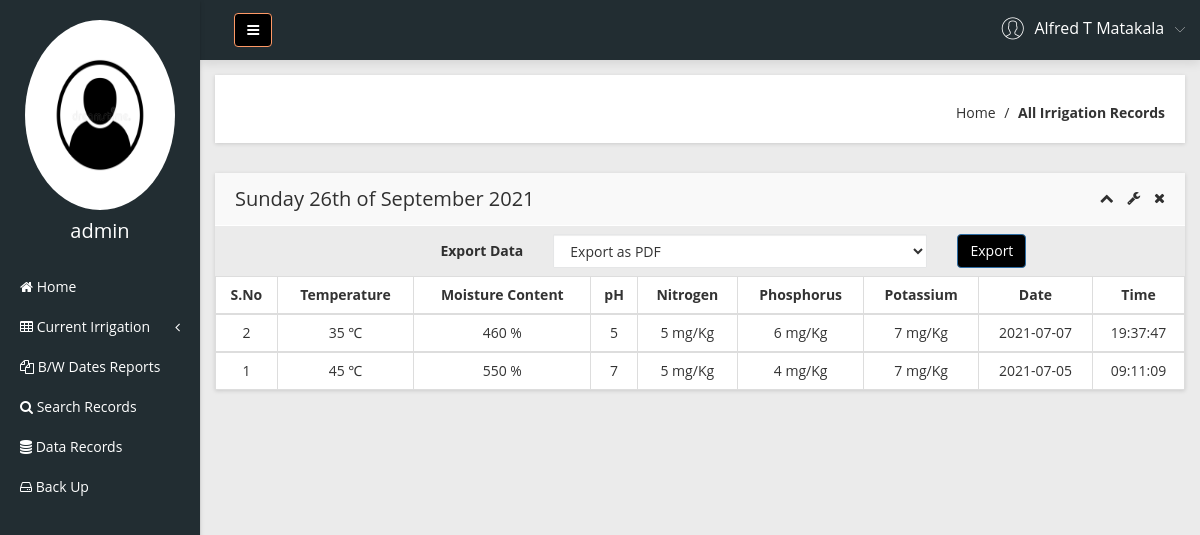
Page /records.php (signed in) on the committed database.
### tables this page shows
CREATE TABLE `farm_data` (
  `ID` int(11) NOT NULL,
  `Ph` int(10) unsigned NOT NULL,
  `Temperature` int(11) NOT NULL,
  `Moisture` int(10) unsigned NOT NULL,
  `Nitrogen` tinyint(3) unsigned NOT NULL,
  `Phosphorus` tinyint(3) unsigned NOT NULL,
  `Potassium` tinyint(3) unsigned NOT NULL,
  `Date` date NOT NULL,
  `Time` time NOT NULL,
  PRIMARY KEY (`ID`)
);

### records.php (the view, shortened to what this page needs)
<?php
include('includes/dbconnection.php');
if (strlen($_SESSION['smaid']==0)) {
  header('location:logout.php');
  } else{
  ?>
<!doctype html>
<html class="no-js" lang="en">
<head>
    <link rel="stylesheet" href="css/bootstrap.min.css">
    <link rel="stylesheet" href="css/font-awesome.min.css">
    <link rel="stylesheet" href="css/adminpro-custon-icon.css">
    <link rel="stylesheet" href="css/meanmenu.min.css">
    <link rel="stylesheet" href="css/jquery.mCustomScrollbar.min.css">
    <link rel="stylesheet" href="css/animate.css">
    <link rel="stylesheet" href="css/data-table/bootstrap-table.css">
    <link rel="stylesheet" href="css/data-table/bootstrap-editable.css">
    <link rel="stylesheet" href="css/normalize.css">
    <link rel="stylesheet" href="css/c3.min.css">
    <link rel="stylesheet" href="style.css">
    <link rel="stylesheet" href="css/responsive.css">
</head>
<body class="materialdesign">
    <div class="wrapper-pro">
      <?php include_once('includes/sidebar.php');?>
        <?php include_once('includes/header.php');?>
            <div class="breadcome-area mg-b-30 small-dn">
                <div class="container-fluid">
                    <div class="row">
                        <div class="col-lg-12">
                            <div class="breadcome-list shadow-reset">
                                <div class="row">
                                    <div class="col-lg-12">
                                        <ul class="breadcome-menu">
                                            <li><a href="dashboard.php">Home</a> <span class="bread-slash">/</span>
                                            </li>
                                            <li><span class="bread-blod">All Irrigation Records</span>
                                            </li>
                                        </ul>
                                    </div>
                                </div>
                            </div>
                        </div>
                    </div>
                </div>
            </div>
            <div class="data-table-area mg-b-15">
                <div class="container-fluid">
                    <div class="row">
                        <div class="col-lg-12">
                            <div class="sparkline13-list shadow-reset">
                                <div class="sparkline13-hd">
                                    <div class="main-sparkline13-hd">
                                        <h1><span class="table-project-n"></span><?php
                                        echo date('l jS \of F Y');?></h1>
                                        <div class="sparkline13-outline-icon">
                                            <span class="sparkline13-collapse-link"><i class="fa fa-chevron-up"></i></span>
                                            <span><i class="fa fa-wrench"></i></span>
                                            <span class="sparkline13-collapse-close"><i class="fa fa-times"></i></span>
                                        </div>
                                    </div>
                                </div>
                                <div class="form-group-inner"  style="margin-top: 8px   ;margin-bottom: 50px" >
                                                            <form class="form"  method="get">
                                                                <div class="col-lg-4">
                                                                    <label class="login2 pull-right pull-right-pro">Export Data</label>
                                                                </div>
                                                                <div class="col-lg-5">
                                                                <select name="mode" class="form-control">
                                                                  <option name="pdf" value="pdf">Export as PDF</option>
                                                                </select>
                                                                </div>
                                                                <div class="col-lg-3">
                                                                            <button class="btn btn btn-primary login-submit-cs" type="submit" name="export" style="background:black">Export</button>
                                                                </div>
                                                            </form>
                                </div>
                                        <table class="table table-bordered table-hover" style="background-color: white; " >
                                            <thead >
                                                <tr class="text-center">
                                                    <th class="text-center">S.No</th>
                                                    <th class="text-center">Temperature</th>
                                                    <th class="text-center">Moisture Content</th>
                                                    <th class="text-center">pH</th>
                                                    <th class="text-center">Nitrogen</th>
                                                    <th class="text-center">Phosphorus</th>
                                                    <th class="text-center">Potassium</th>
                                                    <th class="text-center">Date</th>
                                                    <th class="text-center">Time</th>
                                                </tr>
                                            </thead>
                                            <tbody id="table2">
                                              <?php
                                                $sql="SELECT * from farm_data ORDER BY ID DESC";
                                                $query = $Conn -> query($sql);
                                                if($query->num_rows > 0){
                                                  while($row = $query->fetch_assoc()){
                                              ?>
                                                <tr class="text-center">
                                                    <td><?php echo $row['ID']?></td>
                                                    <td><?php  echo $row['Temperature'];?> &#8451;</td>
                                                   <td><?php   echo $row['Moisture']." %";?></td>
                                                   <td><?php  echo $row['Ph'];?></td>
                                                    <td><?php  echo $row['Nitrogen']." mg/Kg";?></td>
                                                    <td><?php  echo $row['Phosphorus']." mg/Kg";?></td>
                                                    <td><?php  echo $row['Potassium']." mg/Kg";?></td>
                                                    <td><?php  echo $row['Date'];?></td>
                                                    <td><?php  echo $row['Time'];?></td>
                                                </tr>
                                                </tbody>
                                            <?php
                                            } }?>
                                        </table>
                                    </div>
                                </div>
                            </div>
                        </div>
                    </div>
                </div>
            </div>
</body>
</html><?php }  ?>

### includes/sidebar.php (shortened to what this page needs)
<?php
   include('includes/dbconnection.php');
   if (strlen($_SESSION['smaid'] == 0)) {
       header('location:logout.php');
   } else {
   ?>
    <div class="left-sidebar-pro" style="color:white">
        <nav id="sidebar">
            <div class="sidebar-header" style="color:white">
                <a href="profile.php"><img src="img/avatar.jpg" style="height:190px; width: 150px" alt="" />
                </a>
                <?php
                   $aid = $_SESSION['smaid'];
                   $sql = "SELECT Admin_username, Admin_email from  admin where ID='$aid'";
                   $query = $Conn->query($sql);
                   if ($query->num_rows > 0) {
                       $row = $query->fetch_assoc();              ?>
                    <h3> <?php echo $row['Admin_username']; ?></h3>
                <?php $cnt = $cnt + 1;
                   } ?>
            </div>
            <div class="left-custom-menu-adp-wrap" style="background-color: #222d32">
                <ul class="nav navbar-nav left-sidebar-menu-pro">
                    <li class="nav-item">
                        <a href="dashboard.php" role="button" aria-expanded="false"><i class="fa big-icon fa-home"></i> <span class="mini-dn">Home</span> </a>
                    </li>
                    <li class="nav-item"><a href="#" data-toggle="dropdown" role="button" aria-expanded="false" class="nav-link dropdown-toggle"><i class="fa big-icon fa-table"></i> <span class="mini-dn">Current Irrigation</span> <span class="indicator-right-menu mini-dn"><i class="fa indicator-mn fa-angle-left"></i></span></a>
                    </li>
                    <li class="nav-item">
                        <a href="between-dates.php" role="button" aria-expanded="false"><i class="fa big-icon fa-files-o"> </i> <span class="mini-dn"> B/W Dates Reports</span> </a>
                    </li>
                    <li class="nav-item">
                        <a href="search.php" role="button" aria-expanded="false"><i class="fa fa-search"></i> <span class="mini-dn">Search Records</span> </a>
                    </li>
                    <li class="nav-item">
                        <a href="records.php" role="button" aria-expanded="false"><i class="fa fa-database" aria-hidden="true"></i> <span class="mini-dn">Data Records</span> </a>
                    </li>
                    <li class="nav-item">
                        <a href="backup.php" role="button" aria-expanded="false"><i class="fa fa-hdd-o" aria-hidden="true"></i> <span class="mini-dn">Back Up</span> </a>
                    </li>
                </ul>
            </div>
        </nav>
    </div>
<?php }  ?>

### includes/header.php (shortened to what this page needs)
      <?php
include('includes/dbconnection.php');
if (strlen($_SESSION['smaid']==0)) {
  header('location:logout.php');
  } else{
  ?>
 <div class="content-inner-all">
            <div class="header-top-area" >
                <div class="fixed-header-top" style="margin-left:1.6%;">
                    <div class="container-fluid">
                        <div class="row" style="background-color: #222d32;">
                            <div class="col-lg-1 col-md-6 col-sm-6 col-xs-12">
                                <button type="button" id="sidebarCollapse" class="btn bar-button-pro header-drl-controller-btn btn-info navbar-btn"  style="background:black">
                                    <i class="fa fa-bars"></i>
                                </button>
                            </div>
                            <div class="col-lg-5 col-md-5 col-sm-6 col-xs-12 ">
                                <div class="header-right-info">
                                    <ul class="nav navbar-nav mai-top-nav header-right-menu">
                                        <li class="nav-item">
                                            <a href="#" data-toggle="dropdown" role="button" aria-expanded="false" class="nav-link dropdown-toggle">
                                                <?php
$aid=$_SESSION['smaid'];
$sql="SELECT Admin_name from  admin where ID='$aid'";
$query = $Conn -> query($sql);
$cnt=1;
if($query->num_rows > 0)
{
    $row = $query->fetch_assoc();
              ?>
                                                <span class="adminpro-icon adminpro-user-rounded header-riht-inf"></span>
                                                <span class="admin-name"><?php  echo $row['Admin_name'];?></span>
                                                <span class="author-project-icon adminpro-icon adminpro-down-arrow"></span><?php $cnt=$cnt+1;} ?>
                                            </a>
                                        </li>
                                    </ul>
                                </div>
                            </div>
                        </div>
                    </div>
                </div>
            </div><?php }  ?>

### rows in the picture
farm_data: ID "2", Temperature "35", Moisture "460", Ph "5", Nitrogen "5", Phosphorus "6", Potassium "7", Date "2021-07-07", Time "19:37:47"
farm_data: ID "1", Temperature "45", Moisture "550", Ph "7", Nitrogen "5", Phosphorus "4", Potassium "7", Date "2021-07-05", Time "09:11:09"

### other values in the picture
$row['Admin_username'] "admin"
$row['Admin_name'] "Alfred T Matakala"
